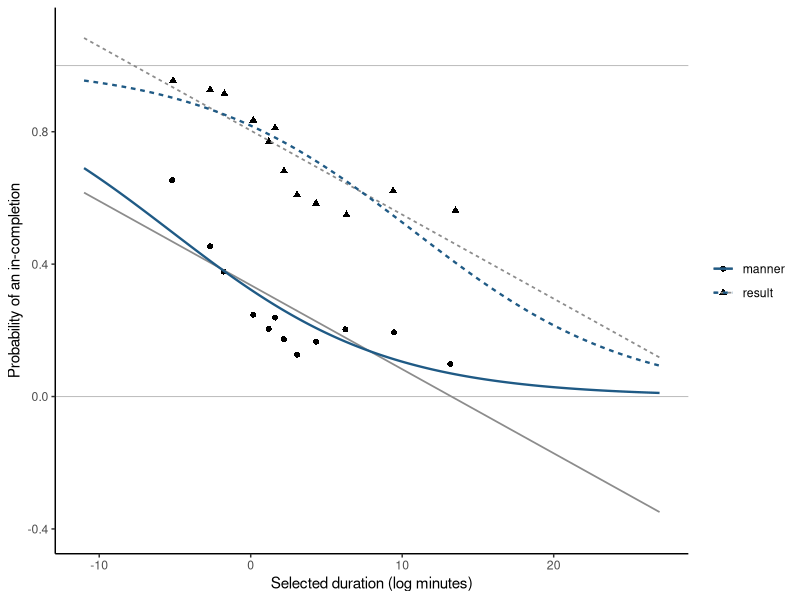

The R script that drew this image:
## ---- chunk 1
#| label: load-supertelicity
#| echo: true
st <- read.csv("data/supertelicity/supertelicity-cloze.csv")
stopifnot(nrow(st) == 9160L, all(st$prep_in %in% 0:1))
st$verb_type <- factor(st$verb_type, levels = c("manner", "result"))
st$duration_centered <- st$log_duration_minutes -
  mean(st$log_duration_minutes, na.rm = TRUE)
st_duration <- st[!is.na(st$duration_centered), ]
c(rows = nrow(st), duration_rows = nrow(st_duration),
  participants = length(unique(st$participant_id)),
  sentences = length(unique(st$sentence_id)))
## ---- chunk 2
#| label: inspect-one-supertelicity-row
st[1L, c(
  "participant_id", "sentence_id", "verb", "verb_type",
  "contentfulness", "clause_type", "preposition", "prep_in", "numeral",
  "time_unit", "log_duration_minutes"
)]
## ---- chunk 3
#| label: fit-support-models
#| echo: true
lpm <- lm(prep_in ~ duration_centered + verb_type, data = st_duration)
logit_fit <- glm(prep_in ~ duration_centered + verb_type,
                 family = binomial(link = "logit"), data = st_duration)
grid <- expand.grid(
  duration_centered = seq(min(st_duration$duration_centered),
                          max(st_duration$duration_centered), length.out = 201L),
  verb_type = levels(st_duration$verb_type)
)
grid$log_duration_minutes <- grid$duration_centered +
  mean(st$log_duration_minutes, na.rm = TRUE)
grid$linear <- predict(lpm, newdata = grid)
grid$logistic <- predict(logit_fit, newdata = grid, type = "response")
breaks <- unique(quantile(st_duration$log_duration_minutes,
                          probs = seq(0, 1, length.out = 13L)))
st_duration$duration_bin <- cut(st_duration$log_duration_minutes,
                                breaks, include.lowest = TRUE)
binned <- aggregate(cbind(prep_in, log_duration_minutes) ~ duration_bin + verb_type,
                    st_duration, mean)
range(grid$linear)
## ---- chunk 4
#| label: plot-support-models
#| echo: true
library(ggplot2)
ggplot() +
  geom_hline(yintercept = c(0, 1), color = "grey75", linewidth = .35) +
  geom_point(data = binned,
             aes(log_duration_minutes, prep_in, shape = verb_type), size = 1.7) +
  geom_line(data = grid, aes(log_duration_minutes, linear, linetype = verb_type),
            color = "grey55", linewidth = .6) +
  geom_line(data = grid, aes(log_duration_minutes, logistic, linetype = verb_type),
            color = "#1F5A85", linewidth = .8) +
  coord_cartesian(ylim = c(-.4, 1.1)) +
  labs(x = "Selected duration (log minutes)",
       y = "Probability of an in-completion", shape = NULL, linetype = NULL) +
  theme_classic()
